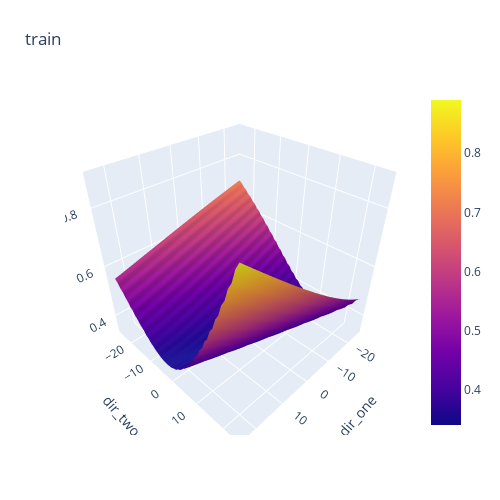

Source (notebook cell):
### Code cell
DATASET = 'california'
path_to_config = '/Users/timgritsaev/Desktop/tabular/tabular-hpo/exp/mlp/' + DATASET + '/0-tuning/checkpoint.pt'
path_to_model = '/Users/timgritsaev/Desktop/tabular/tabular-hpo/saved_models/optuna_' + DATASET + '_0.pt'
create_all(path_to_config, path_to_model, steps=50, distance=0.1)

### Figure 1 — Plotly figure (JSON) as saved in the notebook; plotly's stock layout.template omitted (floating-point values rounded to 4 significant figures; data arrays with more than 128 entries replaced by an {"elided": "..."} marker saying what was removed)
{"data": [{"type": "surface", "x": [-25, -24, -23, -22, -21, -20, -19, -18, -17, -16, -15, -14, -13, -12, -11, -10, -9, -8, -7, -6, -5, -4, -3, -2, -1, 0, 1, 2, 3, 4, 5, 6, 7, 8, 9, 10, 11, 12, 13, 14, 15, 16, 17, 18, 19, 20, 21, 22, 23, 24], "y": [-25, -24, -23, -22, -21, -20, -19, -18, -17, -16, -15, -14, -13, -12, -11, -10, -9, -8, -7, -6, -5, -4, -3, -2, -1, 0, 1, 2, 3, 4, 5, 6, 7, 8, 9, 10, 11, 12, 13, 14, 15, 16, 17, 18, 19, 20, 21, 22, 23, 24], "z": {"elided": "50x50 float values"}}], "layout": {"autosize": false, "height": 500, "margin": {"b": 65, "l": 65, "r": 50, "t": 90}, "scene": {"xaxis": {"title": {"text": "dir_one"}}, "yaxis": {"title": {"text": "dir_two"}}}, "title": {"text": "train"}, "width": 500}}
